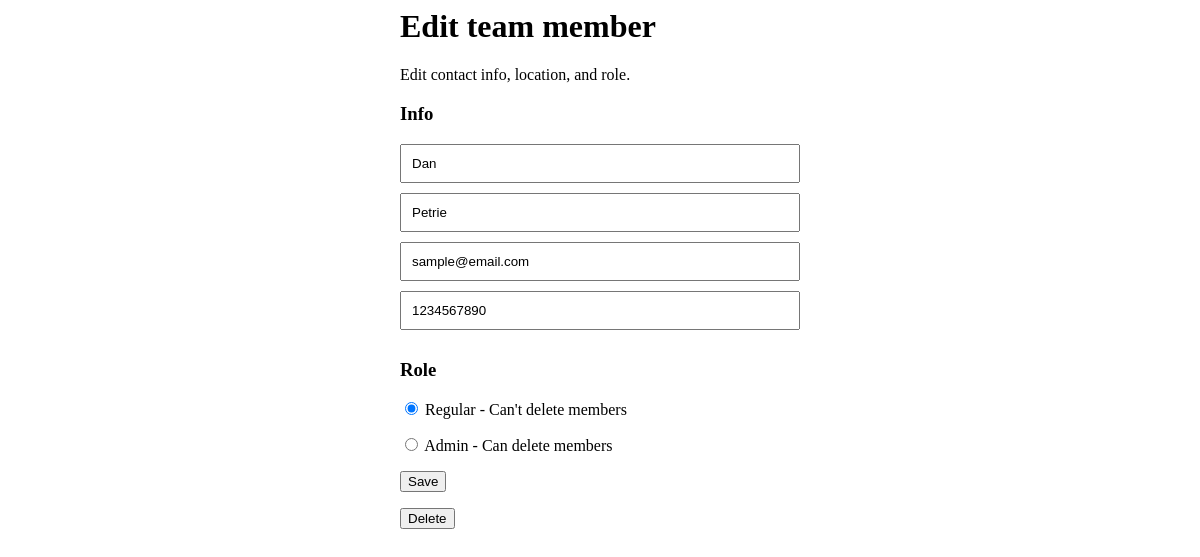
Screenshot of /member/19/edit/ with the database file from the repository.
### members/models.py (models this page shows, shortened)
class TeamMember(models.Model):
    first_name = models.CharField(max_length=100)
    last_name = models.CharField(max_length=100)
    email = models.EmailField()
    phone_number = models.CharField(max_length=15)
    is_admin = models.BooleanField(default=False)

### members/views.py (the view)
# urls.py: path('<int:pk>/edit/', TeamMemberUpdateView.as_view(), name='team-update'),
class TeamMemberUpdateView(UpdateView):
    model = TeamMember
    form_class = TeamMemberForm
    template_name = 'member_edit.html'
    success_url = reverse_lazy('team-list')

### members/forms.py
class TeamMemberForm(forms.ModelForm):
    class Meta:
        model = TeamMember
        fields = '__all__'

### members/templates/member_edit.html (shortened to what this page needs)
{% load static %}
<link rel="stylesheet" type="text/css" href="{% static '/style.css' %}">
<div class="container">
	<h1>Edit team member</h1>
	<p>Edit contact info, location, and role.</p>
	<form method="post" action="">
		<h3>Info</h3>
		<input type="text" name="first_name" value="{{ form.first_name.value }}" placeholder="First Name" class="member-input" required>
		<input type="text" name="last_name" value="{{ form.last_name.value }}" placeholder="Last Name" class="member-input" required>
		<input type="email" name="email" value="{{ form.email.value }}" placeholder="Email" class="member-input" required>
		<input type="tel" name="phone_number" value="{{ form.phone_number.value }}" placeholder="Phone Number" class="member-input" required>
		<h3>Role</h3>
		<div class="radio-group">
			<label>
				<input type="radio" name="is_admin" value="False" class="radio-input" {% if not form.is_admin.value  %}checked{% endif %}> Regular - Can't delete members
			</label>
			<label>
			  	<input type="radio" name="is_admin" value="True" class="radio-input" {% if form.is_admin.value  %}checked{% endif %}> Admin - Can delete members
			</label>
		</div>
		<button type="submit" class="submit-button">Save</button>
	</form>
	<form method="post" action="{% url 'team-delete' pk=object.pk %}">
		<button type="submit">Delete</button>
	</form>
</div>

### members/static/style.css (style rules this page uses)
.container { margin-left: auto; margin-right: auto; width: 400px; }
.member-input { width: 100%; padding: 10px; margin-bottom: 10px; }
.radio-group { display: flex; flex-direction: column; }
.radio-input { margin-bottom: 20px; }

### rows the page displays
TeamMember: first_name "Dan", last_name "Petrie", email "sample@email.com", phone_number "1234567890"
